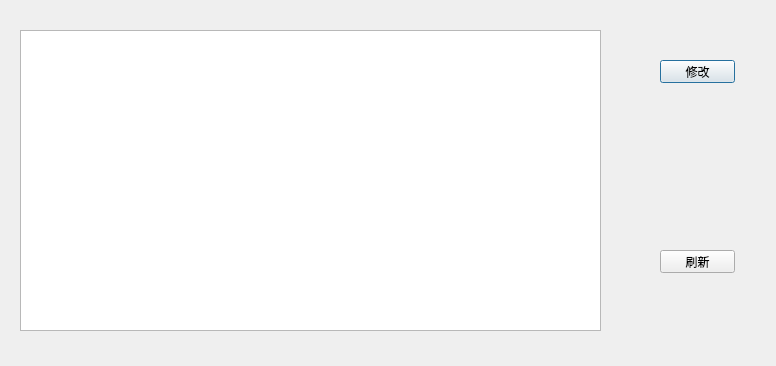
<?xml version="1.0" encoding="UTF-8"?>
<ui version="4.0">
 <class>dialog_fill_change</class>
 <widget class="QDialog" name="dialog_fill_change">
  <property name="geometry">
   <rect>
    <x>0</x>
    <y>0</y>
    <width>776</width>
    <height>366</height>
   </rect>
  </property>
  <property name="windowTitle">
   <string>填空题修改</string>
  </property>
  <widget class="QPushButton" name="pushButton_3">
   <property name="geometry">
    <rect>
     <x>660</x>
     <y>60</y>
     <width>75</width>
     <height>23</height>
    </rect>
   </property>
   <property name="text">
    <string>修改</string>
   </property>
  </widget>
  <widget class="QPushButton" name="pushButton_4">
   <property name="geometry">
    <rect>
     <x>660</x>
     <y>250</y>
     <width>75</width>
     <height>23</height>
    </rect>
   </property>
   <property name="text">
    <string>刷新</string>
   </property>
  </widget>
  <widget class="QTableWidget" name="tableWidget">
   <property name="geometry">
    <rect>
     <x>20</x>
     <y>30</y>
     <width>581</width>
     <height>301</height>
    </rect>
   </property>
  </widget>
 </widget>
 <resources/>
 <connections/>
</ui>
